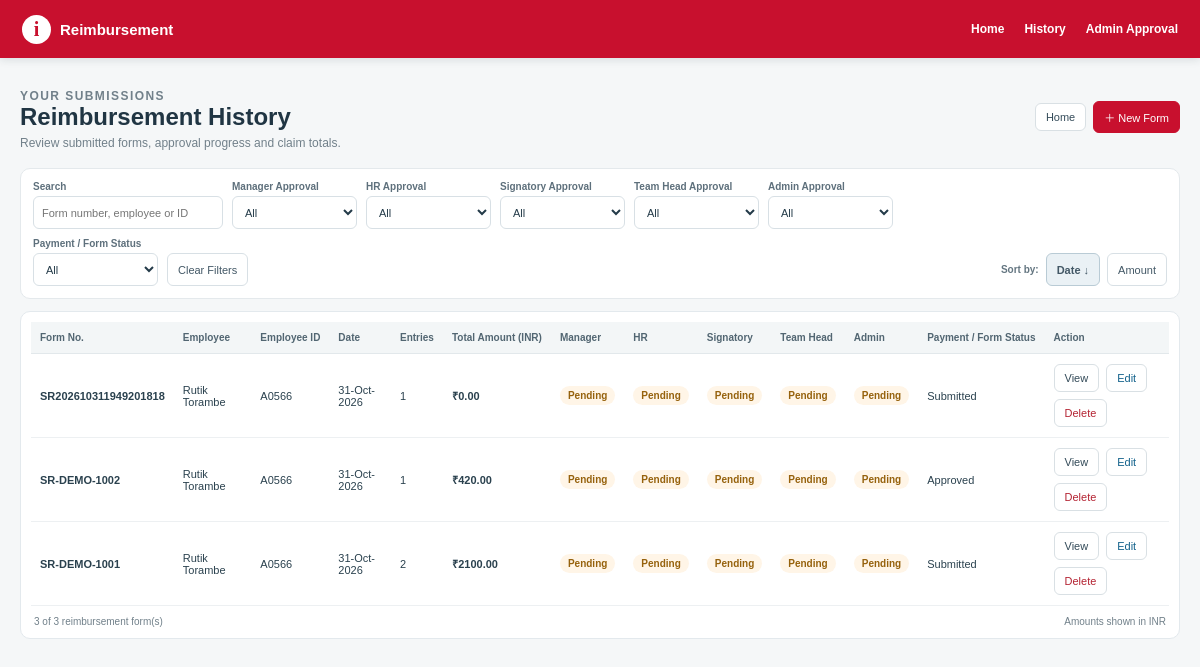
The page /reimbursement/history on the database as committed earlier.
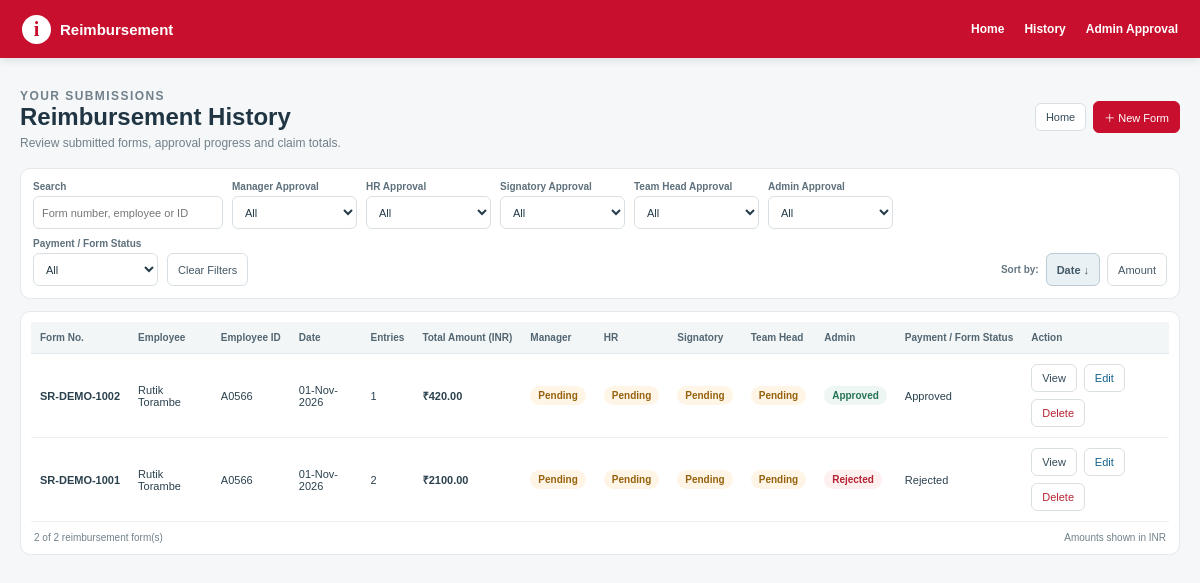
The same page on the database as committed later.
### app.py (models this page shows, shortened)
class ExpenseSundry(db.Model):
    __tablename__ = "ExpenseSundry"
    FormNo = db.Column(db.String(255), primary_key=True)
    Item = db.Column(db.Integer, primary_key=True)
    FormDate = db.Column(db.Float)
    EmpID = db.Column(db.String(255))
    EName = db.Column(db.String(255))
    Manager = db.Column(db.String(255))
    Description = db.Column(db.String(255))
    GCCExpCode = db.Column(db.String(255))
    ExpenseDate = db.Column(db.Float)
    BillNo = db.Column(db.String(255))
    BillAmount = db.Column(db.Float, default=0)
    ClaimAmount = db.Column(db.Float, default=0)
    Chargeable = db.Column(db.String(20), default="NO")
    ClientName = db.Column(db.String(255))
    Comments = db.Column(db.String(1000))
    Status = db.Column(db.String(100), default="Submitted")
    DocumentID = db.Column(db.String(1000))
    AttachmentCheck = db.Column(db.String(50))
    ManagerApproval = db.Column(db.String(50), nullable=True, default="Pending", server_default=db.text("'Pending'"))
    HRApproval = db.Column(db.String(50), nullable=True, default="Pending", server_default=db.text("'Pending'"))
    SignatoryApproval = db.Column(db.String(50), nullable=True, default="Pending", server_default=db.text("'Pending'"))
    TeamHeadApproval = db.Column(db.String(50), nullable=True, default="Pending", server_default=db.text("'Pending'"))
    AdminApproval = db.Column(db.String(50), nullable=True, default="Pending", server_default=db.text("'Pending'"))
    ManagerApprovalBy = db.Column(db.String(255), nullable=True)
    HRApprovalBy = db.Column(db.String(255), nullable=True)
    SignatoryApprovalBy = db.Column(db.String(255), nullable=True)
    TeamHeadApprovalBy = db.Column(db.String(255), nullable=True)
    AdminApprovalBy = db.Column(db.String(255), nullable=True)
    FormReviewComments = db.Column(db.String(1000), nullable=True)
    ManagerApprovalDate = db.Column(db.Float, nullable=True)
    HRApprovalDate = db.Column(db.Float, nullable=True)
    SignatoryApprovalDate = db.Column(db.Float, nullable=True)
    TeamHeadApprovalDate = db.Column(db.Float, nullable=True)
    AdminApprovalDate = db.Column(db.Float, nullable=True)

### app.py (the view, shortened to what this page needs)
@app.route("/reimbursement/history")
def history():
    all_rows_summary = all_forms_summary()
    search_text = (request.args.get("q") or "").strip().lower()
    selected_status = (request.args.get("status") or "").strip().lower()
    sort_by = (request.args.get("sort") or "date").strip().lower()
    statuses = sorted({
        str(item.get("status") or "Submitted")
        for item in all_rows_summary
        if str(item.get("status") or "Submitted").strip()
    })
    rows = all_rows_summary
    if selected_status:
        rows = [
            item for item in rows
            if selected_status == str(item.get("status") or "Submitted").lower()
        ]
    if sort_by == "amount":
        rows.sort(
            key=lambda item: (item.get("total") or 0, item.get("form_no") or ""),
            reverse=True,
        )
    else:
        rows.sort(
            key=lambda item: (item.get("form_date") or "", item.get("form_no") or ""),
            reverse=True,
        )
    return page(
        "Reimbursement History",
        "history.html",
        forms=rows,
        statuses=statuses,
        selected_status=selected_status,
        search_text=search_text,
        sort_by=sort_by,
        total_forms=len(rows),
    )

### app.py (called while the page is built)
def excel_serial_to_datetime(value):
    if value is None or str(value).strip() == "":
        return None
    if isinstance(value, datetime):
        return value
    text_value = str(value).strip()
    try:
        return EXCEL_EPOCH + timedelta(days=float(text_value))
    except (ValueError, TypeError, OverflowError):
        try:
            return datetime.strptime(text_value[:10], "%Y-%m-%d")
        except ValueError:
            return None

def excel_serial_to_display(value):
    parsed = excel_serial_to_datetime(value)
    return parsed.strftime("%d-%b-%Y") if parsed else ""

def excel_serial_to_input(value):
    parsed = excel_serial_to_datetime(value)
    return parsed.strftime("%Y-%m-%d") if parsed else ""

def page(title, template, **context):
    return render_template(template, title=title, **context)

### templates/history.html (shortened to what this page needs)
{% extends "base.html" %}
{% block content %}
<div class="history-page">
<header class="history-head"><div><p class="history-eyebrow">YOUR SUBMISSIONS</p><h1>Reimbursement History</h1><p>Review submitted forms, approval progress and claim totals.</p></div><div class="history-head-actions"><a href="{{ url_for('home') }}">Home</a><a class="primary" href="{{ url_for('new_form') }}">＋ New Form</a></div></header>
<section class="history-toolbar" aria-label="History filters">
<div class="history-filters">
<div class="history-control search"><label for="historySearch">Search</label><input id="historySearch" type="search" placeholder="Form number, employee or ID"></div>
<div class="history-control"><label for="ManagerApproval">Manager Approval</label><select id="ManagerApproval"><option value="">All</option></select></div>
<div class="history-control"><label for="HRApproval">HR Approval</label><select id="HRApproval"><option value="">All</option></select></div>
<div class="history-control"><label for="SignatoryApproval">Signatory Approval</label><select id="SignatoryApproval"><option value="">All</option></select></div>
<div class="history-control"><label for="TeamHeadApproval">Team Head Approval</label><select id="TeamHeadApproval"><option value="">All</option></select></div>
<div class="history-control"><label for="AdminApproval">Admin Approval</label><select id="AdminApproval"><option value="">All</option></select></div>
<div class="history-control"><label for="PaymentStatus">Payment / Form Status</label><select id="PaymentStatus"><option value="">All</option>{% for s in statuses %}<option value="{{ s|lower }}">{{ s }}</option>{% endfor %}</select></div>
<button type="button" id="clearHistoryFilters" class="history-clear">Clear Filters</button>
</div>
<div class="history-sort"><span>Sort by:</span><button type="button" id="sortDate" class="active">Date ↓</button><button type="button" id="sortAmount">Amount</button></div>
</section>
<section class="history-panel"><div class="history-table-wrap"><table class="history-table"><thead><tr><th>Form No.</th><th>Employee</th><th>Employee ID</th><th>Date</th><th>Entries</th><th>Total Amount (INR)</th><th>Manager</th><th>HR</th><th>Signatory</th><th>Team Head</th><th>Admin</th><th>Payment / Form Status</th><th>Action</th></tr></thead><tbody id="historyTableBody">
{% for f in forms %}
<tr data-form="{{ f.form_no|lower }}" data-employee="{{ (f.name or '')|lower }}" data-empid="{{ (f.emp_id or '')|lower }}" data-status="{{ (f.status or 'Submitted')|lower }}" data-manager-approval="{{ (f.manager_approval or 'Pending')|lower }}" data-hr-approval="{{ (f.hr_approval or 'Pending')|lower }}" data-signatory-approval="{{ (f.signatory_approval or 'Pending')|lower }}" data-teamhead-approval="{{ (f.teamhead_approval or 'Pending')|lower }}" data-admin-approval="{{ (f.admin_approval or 'Pending')|lower }}" data-payment-status="{{ (f.status or 'Submitted')|lower }}" data-date="{{ f.form_date or '' }}" data-amount="{{ f.total or 0 }}">
<td><span class="history-formno">{{ f.form_no }}</span></td><td>{{ f.name or '—' }}</td><td>{{ f.emp_id or '—' }}</td><td>{{ f.form_date_display or f.form_date or '—' }}</td><td>{{ f.count or 0 }}</td><td class="history-money">₹{{ '%.2f'|format(f.total or 0) }}</td>
{% for val in [f.manager_approval, f.hr_approval, f.signatory_approval, f.teamhead_approval, f.admin_approval] %}{% set st=(val or 'Pending')|lower %}<td><span class="history-status {% if st=='pending' %}pending{% elif st=='rejected' %}rejected{% endif %}">{{ val or 'Pending' }}</span></td>{% endfor %}
<td>{{ f.status or 'Submitted' }}</td><td><div class="history-actions"><a href="{{ url_for('form_action',form_no=f.form_no,action='view') }}">View</a><a class="edit" href="{{ url_for('form_action',form_no=f.form_no,action='edit') }}">Edit</a><a class="delete" href="{{ url_for('form_action',form_no=f.form_no,action='delete') }}">Delete</a></div></td></tr>
{% else %}<tr><td colspan="13" class="history-empty">No reimbursement forms found.</td></tr>{% endfor %}
</tbody></table></div><div class="history-footer"><span id="historyCount">{{ forms|length }} reimbursement form(s)</span><span>Amounts shown in INR</span></div></section>
</div>
{% endblock %}

### templates/base.html (shortened to what this page needs)
<!doctype html>
<html lang="en">
<head>
  <link rel="stylesheet" href="{{ url_for('static', filename='css/style.css') }}">
</head>
<body>
<header class="topbar">
  <a class="brand" href="{{ url_for('home') }}"><span class="brand-mark">i</span><span>Reimbursement</span></a>
  <nav><a href="{{ url_for('home') }}">Home</a><a href="{{ url_for('history') }}">History</a><a href="{{ url_for('admin_approval') }}">Admin Approval</a></nav>
</header>
<main class="container">
  {% block content %}{% endblock %}
</main>
</body>
</html>

### static/css/style.css (style rules this page uses)
* { box-sizing:border-box }
body { margin:0;background:#f5f7f8;color:#203543;font-family:Arial,Helvetica,sans-serif;font-size:13px }
.topbar { height:58px;background:#c8102e;display:flex;align-items:center;justify-content:space-between;padding:0 max(22px,calc((100% - 1450px)/2));color:#fff;box-shadow:0 2px 8px #162c3a20 }
.brand { display:flex;align-items:center;gap:9px;color:#fff;text-decoration:none;font-weight:800;font-size:15px }
.brand-mark { display:grid;place-items:center;width:29px;height:29px;border-radius:50%;background:#fff;color:#c8102e;font-weight:900;font-family:Georgia,serif;font-size:20px }
.topbar nav { display:flex;gap:20px }
.topbar nav a { color:#fff;text-decoration:none;font-weight:700;font-size:12px }
.container { max-width:1500px;margin:0 auto;padding:18px 20px 40px }

### templates/history.html (style rules this page uses)
.history-page { max-width:1500px;margin:0 auto;color:#203543 }
.history-head { display:flex;justify-content:space-between;align-items:center;gap:14px;margin:8px 0 18px }
.history-eyebrow { font-size:10px;letter-spacing:.12em;font-weight:800;color:#c8102e;margin:0 0 5px }
.history-head h1 { font-size:24px;margin:0;font-weight:750 }
.history-head p { font-size:12px;color:#71808a;margin:5px 0 0 }
.history-head-actions,.history-actions,.history-sort { display:flex;align-items:center;gap:7px;flex-wrap:wrap }
.history-head-actions a,.history-actions a { font-size:11px;padding:7px 10px;border-radius:6px;text-decoration:none;border:1px solid #d9e0e4;color:#344b59;background:#fff }
.history-head-actions .primary { background:#c8102e;color:#fff;border-color:#c8102e }
.history-toolbar { display:flex;align-items:end;justify-content:space-between;gap:12px;flex-wrap:wrap;background:#fff;border:1px solid #e4e9ec;border-radius:10px;padding:12px;margin-bottom:12px }
.history-filters { display:flex;align-items:end;gap:9px;flex-wrap:wrap;flex:1 }
.history-control { display:flex;flex-direction:column;gap:4px }
.history-control label { font-size:10px;font-weight:750;color:#5e707c }
.history-control input,.history-control select { height:33px;min-width:125px;border:1px solid #d8e0e5;border-radius:6px;background:#fff;padding:0 8px;color:#243b49;font-size:11px }
.history-control.search input { min-width:190px }
.history-clear,.history-sort button { height:33px;padding:0 10px;border:1px solid #d8e0e5;border-radius:6px;background:#fff;color:#435866;font-size:11px;cursor:pointer }
.history-sort span { font-size:10px;color:#647681;font-weight:700 }
.history-sort button.active { background:#eaf1f5;border-color:#b9cbd5;font-weight:750 }
.history-panel { background:#fff;border:1px solid #e3e9ed;border-radius:10px;padding:10px }
.history-table-wrap { width:100%;overflow-x:auto }
.history-table { width:100%;border-collapse:separate;border-spacing:0;font-size:11px }
.history-table th { background:#f3f6f7;color:#526672;font-size:10px;font-weight:800;text-align:left;white-space:nowrap;padding:10px 9px;border-bottom:1px solid #e2e8eb }
.history-table td { padding:10px 9px;border-bottom:1px solid #edf0f2;vertical-align:middle;color:#2a414e }
.history-formno { font-weight:800;white-space:nowrap }
.history-money { font-weight:750;white-space:nowrap }
.history-status { display:inline-flex;padding:4px 8px;border-radius:20px;background:#edf6f2;color:#267354;font-size:10px;font-weight:800;white-space:nowrap }
.history-status.pending { background:#fff5e7;color:#96620d }
.history-status.rejected { background:#fff0f0;color:#b42332 }
.history-actions a.edit { color:#12618b }
.history-actions a.delete { color:#b42332 }
.history-footer { display:flex;justify-content:space-between;padding:10px 3px 1px;color:#71808a;font-size:10px }

Rows that differ between the two databases and show on the page:
removed ExpenseSundry: form_no "SR202610311949201818", EName "Rutik Torambe", EmpID "A0566", form_date_display "31-Oct-2026", count "1", total "0.00", ManagerApproval "Pending", HRApproval "Pending", SignatoryApproval "Pending", TeamHeadApproval "Pending", AdminApproval "Pending", Status "Submitted"
changed ExpenseSundry "SR-DEMO-1002": form_date_display "31-Oct-2026" → "01-Nov-2026"; AdminApproval "Pending" → "Approved"
changed ExpenseSundry "SR-DEMO-1001": form_date_display "31-Oct-2026" → "01-Nov-2026"; AdminApproval "Pending" → "Rejected"; Status "Submitted" → "Rejected"
Other text that changed with them:
text written by a page script: "3 of 3 reimbursement form(s)" → "2 of 2 reimbursement form(s)"
